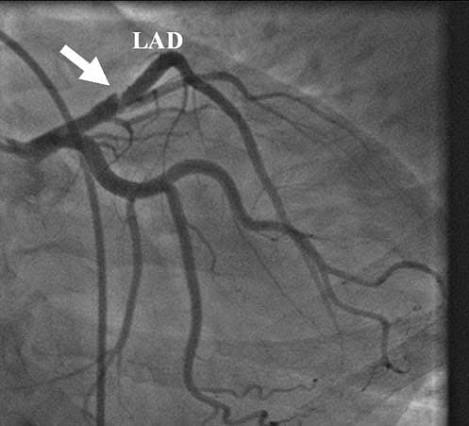
#> input picture opencv/sample.jpg, 469 x 426 px
$ python test_vessel.py
#> lines starting #> are read from the running program, lines starting #| are printed output that depends on the picture; after the words box and inside, x2 and y2 are one past the last pixel; in counts of white or black regions, pixels touching at a corner belong together
### opencv/preprocessing.py
import cv2
import numpy as np
from typing import Union, Tuple, Dict, Any
from pathlib import Path


def preprocess_image(
    image_input: Union[str, Path, np.ndarray],
    target_size: Tuple[int, int] = (512, 512)
) -> Tuple[np.ndarray, np.ndarray]:
    """
    OpenCV preprocessing pipeline for coronary angiography frames:
    Input -> Grayscale -> Resize/standardize -> Mild denoising -> CLAHE enhancement

    Parameters:
        image_input: File path (str/Path) OR in-memory numpy array (from DICOM or decoded image)
        target_size: Standardization dimensions (width, height), default (512, 512)

    Returns:
        img: Original input image as numpy array
        enhanced: Preprocessed, normalized, and CLAHE contrast-enhanced 8-bit image
    """
#> called with image_input = 'sample.jpg', target_size = (512, 512)
    # 1. Load or acquire input image
    if isinstance(image_input, (str, Path)):
        img = cv2.imread(str(image_input))
#> img is the input picture: shape (426, 469, 3); min 0, max 255, mean 95.6
        if img is None:
            raise ValueError(f"Could not load image from path: {image_input}")
    elif isinstance(image_input, np.ndarray):
        img = image_input.copy()
    else:
        raise TypeError(f"Unsupported image_input type: {type(image_input)}")

    if img.size == 0:
        raise ValueError("Input image array is empty")

    # 2. Grayscale conversion
    if len(img.shape) == 3:
        if img.shape[2] == 3:
            gray = cv2.cvtColor(img, cv2.COLOR_BGR2GRAY)
        elif img.shape[2] == 4:
            gray = cv2.cvtColor(img, cv2.COLOR_BGRA2GRAY)
        else:
            gray = img[:, :, 0]
    elif len(img.shape) == 2:
        gray = img.copy()
    else:
        raise ValueError(f"Unexpected image dimensions: {img.shape}")

    # Ensure uint8
    if gray.dtype != np.uint8:
        gray = np.clip(gray, 0, 255).astype(np.uint8)

    # 3. Resize / Standardize
    if target_size is not None and (gray.shape[1], gray.shape[0]) != target_size:
        resized = cv2.resize(gray, target_size, interpolation=cv2.INTER_AREA)
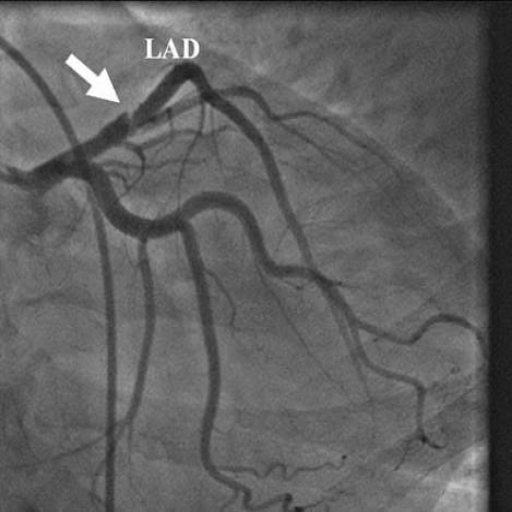
#> resized: shape (512, 512); min 1, max 255, mean 95.5
    else:
        resized = gray

    # 4. Mild Denoising (Gaussian blur 3x3)
    blurred = cv2.GaussianBlur(resized, (3, 3), 0)

    # 5. Local Contrast Enhancement (CLAHE)
    clahe = cv2.createCLAHE(
        clipLimit=2.0,
        tileGridSize=(8, 8)
    )
    enhanced = clahe.apply(blurred)
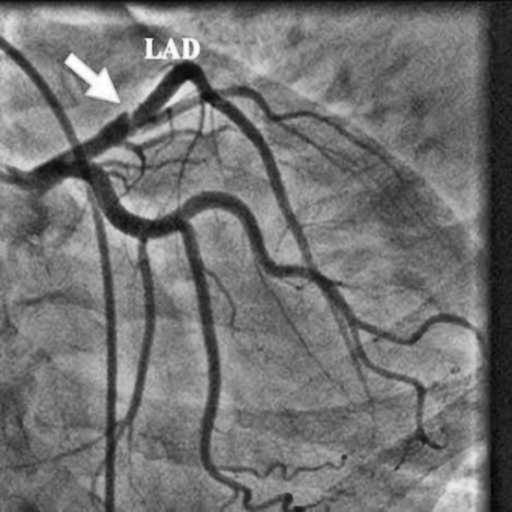
#> enhanced: shape (512, 512); min 6, max 255, mean 114.3

    return img, enhanced


# [28 lines left out: function run_preprocessing_pipeline, not called in this run]

### opencv/roi.py
import cv2
import numpy as np
from typing import Tuple, Dict, Any, Union, List


def create_roi(image: np.ndarray, point_a: Tuple[int, int], point_b: Tuple[int, int], width: int = 40) -> Tuple[np.ndarray, np.ndarray]:
    """
    Creates a corridor-shaped ROI around the line joining A and B.

    image   : input image (numpy array)
    point_a : (x, y) coordinates of segment start
    point_b : (x, y) coordinates of segment end
    width   : corridor width in pixels

    Returns:
        roi_image : image with corridor isolated (rest zeroed out)
        mask      : binary uint8 mask of the corridor
    """
#> called with point_a = (88, 147), point_b = (176, 73), width = 40
    # Create empty mask
    mask = np.zeros(image.shape[:2], dtype=np.uint8)

    # Ensure integer coordinates
    pt_a = (int(round(point_a[0])), int(round(point_a[1])))
    pt_b = (int(round(point_b[0])), int(round(point_b[1])))

    # Draw line corridor between A and B
    cv2.line(
        mask,
        pt_a,
        pt_b,
        255,
        thickness=width
    )
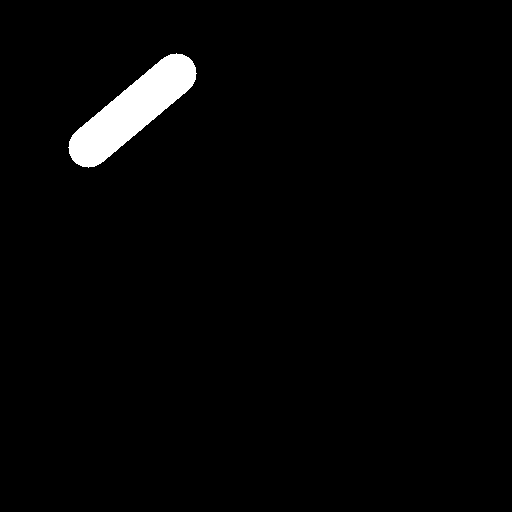
#> mask: shape (512, 512); 2.3% white; 1 white region, box (x1, y1, x2, y2) and area: (68, 53, 197, 168) 5963

    # Extract the ROI
    roi_image = cv2.bitwise_and(
        image,
        image,
        mask=mask
    )
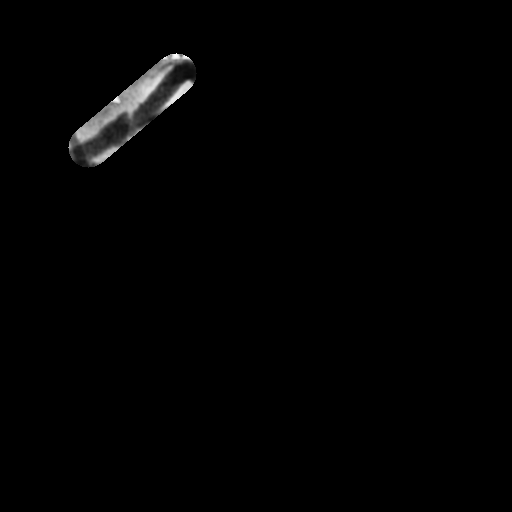
#> roi_image: shape (512, 512); min 0, max 254, mean 2.4

    return roi_image, mask


# [61 lines left out: function extract_roi_corridor, not called in this run]

### opencv/vessel_analysis.py
import cv2
import numpy as np


def extract_vessel(enhanced, mask):
    """
    Extract a preliminary vessel mask inside the A-B ROI.
    """

    # 1. Improve local contrast
    clahe = cv2.createCLAHE(
        clipLimit=2.0,
        tileGridSize=(8, 8)
    )

    enhanced = clahe.apply(enhanced)
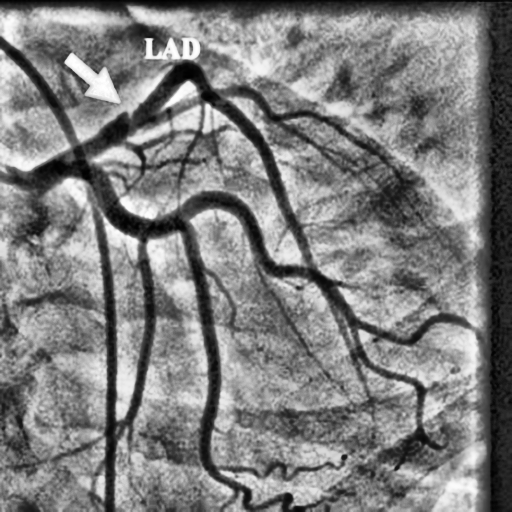
#> enhanced: shape (512, 512); min 0, max 255, mean 126.9

    # 2. Angiographic vessels are generally darker than surroundings
    binary = cv2.adaptiveThreshold(
        enhanced,
        255,
        cv2.ADAPTIVE_THRESH_GAUSSIAN_C,
        cv2.THRESH_BINARY_INV,
        21,
        5
    )
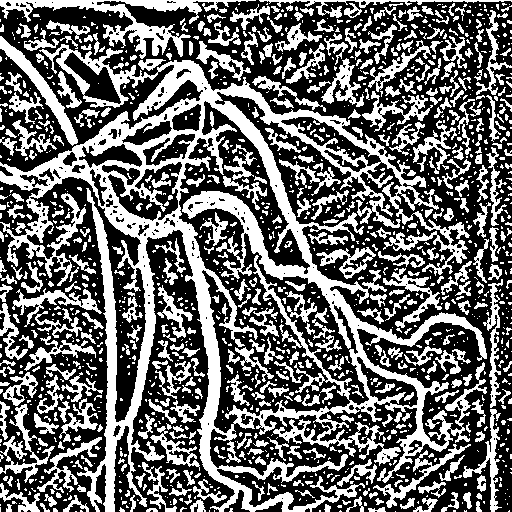
#> binary: shape (512, 512); 41.2% white; 1388 white regions (935 under 20 px), largest, box (x1, y1, x2, y2) and area: (0, 44, 487, 512) 47717, (0, 0, 256, 59) 3325, (0, 36, 78, 146) 1355

    # 3. Restrict detection to our A-B ROI
    binary = cv2.bitwise_and(
        binary,
        binary,
        mask=mask
    )
#> binary: shape (512, 512); 1.1% white; 19 white regions (12 under 20 px), largest, box (x1, y1, x2, y2) and area: (132, 60, 197, 121) 1338, (69, 111, 157, 168) 1265, (107, 94, 129, 108) 104

    # 4. Remove small noise
    kernel = np.ones((3, 3), np.uint8)

    binary = cv2.morphologyEx(
        binary,
        cv2.MORPH_OPEN,
        kernel
    )
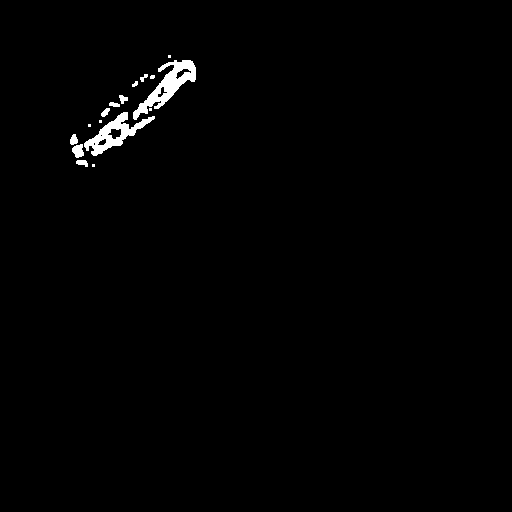
#> binary: shape (512, 512); 1% white; 16 white regions (6 under 20 px), largest, box (x1, y1, x2, y2) and area: (133, 60, 196, 120) 1204, (84, 112, 155, 156) 1014, (72, 144, 84, 158) 120

    # 5. Connect nearby vessel pixels
    binary = cv2.morphologyEx(
        binary,
        cv2.MORPH_CLOSE,
        kernel
    )
#> binary: shape (512, 512); 1.1% white; 10 white regions (4 under 20 px), largest, box (x1, y1, x2, y2) and area: (70, 112, 155, 167) 1308, (133, 60, 196, 120) 1256, (101, 102, 120, 117) 93, (140, 74, 155, 82) 53, (119, 95, 128, 104) 51, (132, 81, 138, 87) 24

    return binary

### opencv/test_vessel.py
import cv2

from preprocessing import preprocess_image
from roi import create_roi
from vessel_analysis import extract_vessel


# -------------------------
# 1. Preprocess
# -------------------------

original, enhanced = preprocess_image("sample.jpg")


# -------------------------
# 2. Temporary A/B points
# -------------------------

A = (88, 147)
B = (176, 73)


# -------------------------
# 3. Create ROI
# -------------------------

roi, mask = create_roi(
    enhanced,
    A,
    B,
    width=40
)


# -------------------------
# 4. Extract vessel
# -------------------------

vessel_mask = extract_vessel(
    enhanced,
    mask
)


# -------------------------
# 5. Save results
# -------------------------

cv2.imwrite(
    "vessel_mask.jpg",
    vessel_mask
)

print("Vessel analysis completed!")
